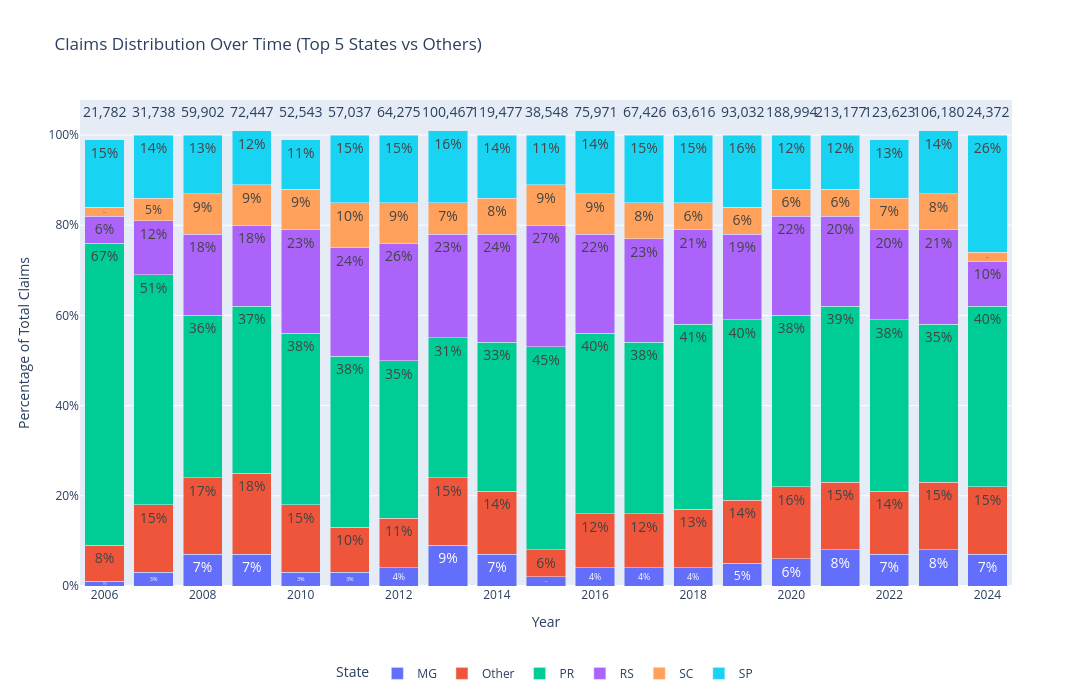

Source (notebook cell):
### Code cell
import pandas as pd
import plotly.express as px

# Group by state and year, count unique proposals
state_year_claims = data.groupby([geographical_level, 'year_proposta'])['nr_proposta'].nunique().reset_index()

# Sum total claims by state
state_totals = state_year_claims.groupby(geographical_level)['nr_proposta'].sum().reset_index()

n = 5
# Get the top N states and group others as 'Other'
top_states = state_totals.nlargest(n, 'nr_proposta')[geographical_level].tolist()
state_year_claims[geographical_level] = state_year_claims[geographical_level].apply(lambda x: x if x in top_states else 'Other')
# Aggregate 'Other' states
state_year_claims = state_year_claims.groupby([geographical_level, 'year_proposta'])['nr_proposta'].sum().reset_index()

# Calculate total number of claims per year
year_totals = state_year_claims.groupby('year_proposta')['nr_proposta'].sum().reset_index()

# Merge total claims to calculate percentages
state_year_claims = pd.merge(state_year_claims, year_totals, on='year_proposta', suffixes=('', '_total'))

# Calculate percentage contribution for each state
state_year_claims['percentage'] = state_year_claims['nr_proposta'] / state_year_claims['nr_proposta_total'] * 100
state_year_claims['percentage'] = state_year_claims['percentage'].round()

# Create a 100% stacked bar chart (relative proportions) with absolute values on top
fig = px.bar(
    state_year_claims, 
    x='year_proposta', 
    y='percentage', 
    color=geographical_level, 
    title=f'Claims Distribution Over Time (Top {n} States vs Others)',
    labels={'year_proposta': 'Year', 'percentage': 'Percentage of Total Claims', geographical_level: 'State'},
    text_auto=True  # Auto display the percentages inside the bars
)

# Center the percentage text on the bars and enlarge fonts
fig.update_traces(
    textposition='inside',  # Center text inside each bar
    textfont_size=14,       # Larger text font for readability
)

# Add absolute total claims as text on top of the bars
for year, total in zip(year_totals['year_proposta'], year_totals['nr_proposta']):
    fig.add_annotation(
        x=year,
        y=103,  # Position the label at the top of each bar (100%)
        text=f"{total:,}",  # Format the total with commas
        showarrow=False,
        yshift=10,  # Shift the text slightly above the bar
        font=dict(size=14),  # Larger font for totals
    )

# Update layout to format the chart
fig.update_layout(
    height=700,
    width=1500, 
    barmode='stack',  # Stack bars to 100%
    xaxis_title='Year',
    yaxis_title='Percentage of Total Claims',
    yaxis=dict(ticksuffix='%'),  # Show y-axis as percentages
    legend_title='State',
    legend=dict(orientation="h", yanchor="top", y=-0.15, xanchor="center", x=0.5)  # Place legend at the bottom center
)

# Show the plot
fig.show()

### Figure 1 — Plotly figure (JSON) as saved in the notebook; plotly's stock layout.template omitted (floating-point values rounded to 4 significant figures)
{"data": [{"alignmentgroup": "True", "hovertemplate": "State=MG<br>Year=%{x}<br>Percentage of Total Claims=%{y}<extra></extra>", "legendgroup": "MG", "marker": {"color": "#636efa", "pattern": {"shape": ""}}, "name": "MG", "offsetgroup": "MG", "orientation": "v", "showlegend": true, "textfont": {"size": 14}, "textposition": "inside", "texttemplate": "%{y}", "type": "bar", "x": [2006, 2007, 2008, 2009, 2010, 2011, 2012, 2013, 2014, 2015, 2016, 2017, 2018, 2019, 2020, 2021, 2022, 2023, 2024], "xaxis": "x", "y": [1, 3, 7, 7, 3, 3, 4, 9, 7, 2, 4, 4, 4, 5, 6, 8, 7, 8, 7], "yaxis": "y"}, {"alignmentgroup": "True", "hovertemplate": "State=Other<br>Year=%{x}<br>Percentage of Total Claims=%{y}<extra></extra>", "legendgroup": "Other", "marker": {"color": "#EF553B", "pattern": {"shape": ""}}, "name": "Other", "offsetgroup": "Other", "orientation": "v", "showlegend": true, "textfont": {"size": 14}, "textposition": "inside", "texttemplate": "%{y}", "type": "bar", "x": [2006, 2007, 2008, 2009, 2010, 2011, 2012, 2013, 2014, 2015, 2016, 2017, 2018, 2019, 2020, 2021, 2022, 2023, 2024], "xaxis": "x", "y": [8, 15, 17, 18, 15, 10, 11, 15, 14, 6, 12, 12, 13, 14, 16, 15, 14, 15, 15], "yaxis": "y"}, {"alignmentgroup": "True", "hovertemplate": "State=PR<br>Year=%{x}<br>Percentage of Total Claims=%{y}<extra></extra>", "legendgroup": "PR", "marker": {"color": "#00cc96", "pattern": {"shape": ""}}, "name": "PR", "offsetgroup": "PR", "orientation": "v", "showlegend": true, "textfont": {"size": 14}, "textposition": "inside", "texttemplate": "%{y}", "type": "bar", "x": [2006, 2007, 2008, 2009, 2010, 2011, 2012, 2013, 2014, 2015, 2016, 2017, 2018, 2019, 2020, 2021, 2022, 2023, 2024], "xaxis": "x", "y": [67, 51, 36, 37, 38, 38, 35, 31, 33, 45, 40, 38, 41, 40, 38, 39, 38, 35, 40], "yaxis": "y"}, {"alignmentgroup": "True", "hovertemplate": "State=RS<br>Year=%{x}<br>Percentage of Total Claims=%{y}<extra></extra>", "legendgroup": "RS", "marker": {"color": "#ab63fa", "pattern": {"shape": ""}}, "name": "RS", "offsetgroup": "RS", "orientation": "v", "showlegend": true, "textfont": {"size": 14}, "textposition": "inside", "texttemplate": "%{y}", "type": "bar", "x": [2006, 2007, 2008, 2009, 2010, 2011, 2012, 2013, 2014, 2015, 2016, 2017, 2018, 2019, 2020, 2021, 2022, 2023, 2024], "xaxis": "x", "y": [6, 12, 18, 18, 23, 24, 26, 23, 24, 27, 22, 23, 21, 19, 22, 20, 20, 21, 10], "yaxis": "y"}, {"alignmentgroup": "True", "hovertemplate": "State=SC<br>Year=%{x}<br>Percentage of Total Claims=%{y}<extra></extra>", "legendgroup": "SC", "marker": {"color": "#FFA15A", "pattern": {"shape": ""}}, "name": "SC", "offsetgroup": "SC", "orientation": "v", "showlegend": true, "textfont": {"size": 14}, "textposition": "inside", "texttemplate": "%{y}", "type": "bar", "x": [2006, 2007, 2008, 2009, 2010, 2011, 2012, 2013, 2014, 2015, 2016, 2017, 2018, 2019, 2020, 2021, 2022, 2023, 2024], "xaxis": "x", "y": [2, 5, 9, 9, 9, 10, 9, 7, 8, 9, 9, 8, 6, 6, 6, 6, 7, 8, 2], "yaxis": "y"}, {"alignmentgroup": "True", "hovertemplate": "State=SP<br>Year=%{x}<br>Percentage of Total Claims=%{y}<extra></extra>", "legendgroup": "SP", "marker": {"color": "#19d3f3", "pattern": {"shape": ""}}, "name": "SP", "offsetgroup": "SP", "orientation": "v", "showlegend": true, "textfont": {"size": 14}, "textposition": "inside", "texttemplate": "%{y}", "type": "bar", "x": [2006, 2007, 2008, 2009, 2010, 2011, 2012, 2013, 2014, 2015, 2016, 2017, 2018, 2019, 2020, 2021, 2022, 2023, 2024], "xaxis": "x", "y": [15, 14, 13, 12, 11, 15, 15, 16, 14, 11, 14, 15, 15, 16, 12, 12, 13, 14, 26], "yaxis": "y"}], "layout": {"annotations": [{"font": {"size": 14}, "showarrow": false, "text": "21,782", "x": 2006, "y": 103, "yshift": 10}, {"font": {"size": 14}, "showarrow": false, "text": "31,738", "x": 2007, "y": 103, "yshift": 10}, {"font": {"size": 14}, "showarrow": false, "text": "59,902", "x": 2008, "y": 103, "yshift": 10}, {"font": {"size": 14}, "showarrow": false, "text": "72,447", "x": 2009, "y": 103, "yshift": 10}, {"font": {"size": 14}, "showarrow": false, "text": "52,543", "x": 2010, "y": 103, "yshift": 10}, {"font": {"size": 14}, "showarrow": false, "text": "57,037", "x": 2011, "y": 103, "yshift": 10}, {"font": {"size": 14}, "showarrow": false, "text": "64,275", "x": 2012, "y": 103, "yshift": 10}, {"font": {"size": 14}, "showarrow": false, "text": "100,467", "x": 2013, "y": 103, "yshift": 10}, {"font": {"size": 14}, "showarrow": false, "text": "119,477", "x": 2014, "y": 103, "yshift": 10}, {"font": {"size": 14}, "showarrow": false, "text": "38,548", "x": 2015, "y": 103, "yshift": 10}, {"font": {"size": 14}, "showarrow": false, "text": "75,971", "x": 2016, "y": 103, "yshift": 10}, {"font": {"size": 14}, "showarrow": false, "text": "67,426", "x": 2017, "y": 103, "yshift": 10}, {"font": {"size": 14}, "showarrow": false, "text": "63,616", "x": 2018, "y": 103, "yshift": 10}, {"font": {"size": 14}, "showarrow": false, "text": "93,032", "x": 2019, "y": 103, "yshift": 10}, {"font": {"size": 14}, "showarrow": false, "text": "188,994", "x": 2020, "y": 103, "yshift": 10}, {"font": {"size": 14}, "showarrow": false, "text": "213,177", "x": 2021, "y": 103, "yshift": 10}, {"font": {"size": 14}, "showarrow": false, "text": "123,623", "x": 2022, "y": 103, "yshift": 10}, {"font": {"size": 14}, "showarrow": false, "text": "106,180", "x": 2023, "y": 103, "yshift": 10}, {"font": {"size": 14}, "showarrow": false, "text": "24,372", "x": 2024, "y": 103, "yshift": 10}], "barmode": "stack", "height": 700, "legend": {"orientation": "h", "title": {"text": "State"}, "tracegroupgap": 0, "x": 0.5, "xanchor": "center", "y": -0.15, "yanchor": "top"}, "title": {"text": "Claims Distribution Over Time (Top 5 States vs Others)"}, "width": 1500, "xaxis": {"anchor": "y", "domain": [0, 1], "title": {"text": "Year"}}, "yaxis": {"anchor": "x", "domain": [0, 1], "ticksuffix": "%", "title": {"text": "Percentage of Total Claims"}}}}
